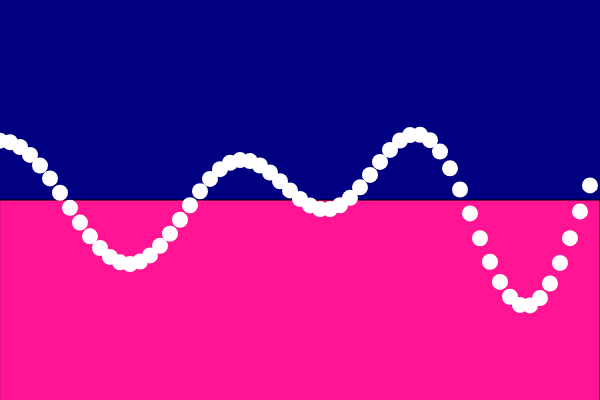
Frame 1 (no input)
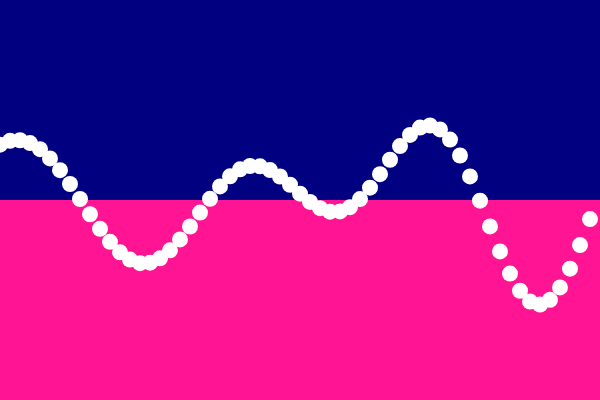
Frame 60 (no input)
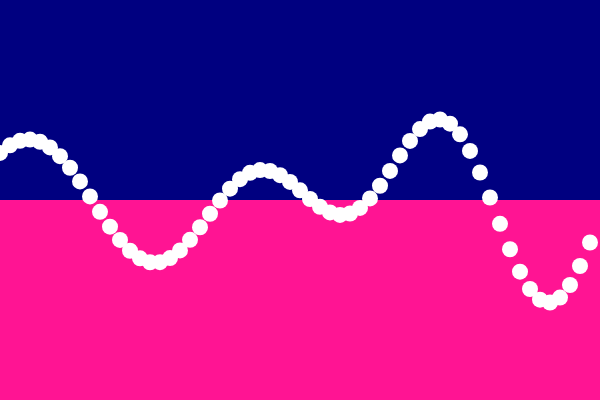
Frame 120 (the mouse pressed at the canvas centre since frame 60)

The p5.js sketch that drew these frames (run headless with seeded random() and noise() and a simulated clock; from frame 60 on, the mouse is pressed at the canvas centre):

// p5.js sketch
// ── sketch.js
class Wave{
  constructor(amp, period, phase){
    this.amplitude = amp;
    this.period = period;
    this.phase = phase;
  }

  evaluate(x){
    return sin(this.phase + TWO_PI * x / this.period) * this.amplitude;
  }

  update(){
    this.phase += 0.05;
  }
}

let waves = [];

function setup(){
  createCanvas(600, 400);
  for(let i = 0; i < 5; i++){
    waves[i] = new Wave(random(20,80), random(100,600), random(TWO_PI));
  }
}

function draw(){
  background(0,0,128);
  fill(255, 20, 147);//四角形の背景色
  square(0,200,600);
  fill(255);//円の色

  for(let x = 0; x < width; x += 10){
    let y = 0;
    for(let wave of waves){
      y += wave.evaluate(x);
    }
    noStroke();
    ellipse(x, y + height / 2, 16);
  }

  for(let wave of waves){
    wave.phase += 0.1;
  }
}
